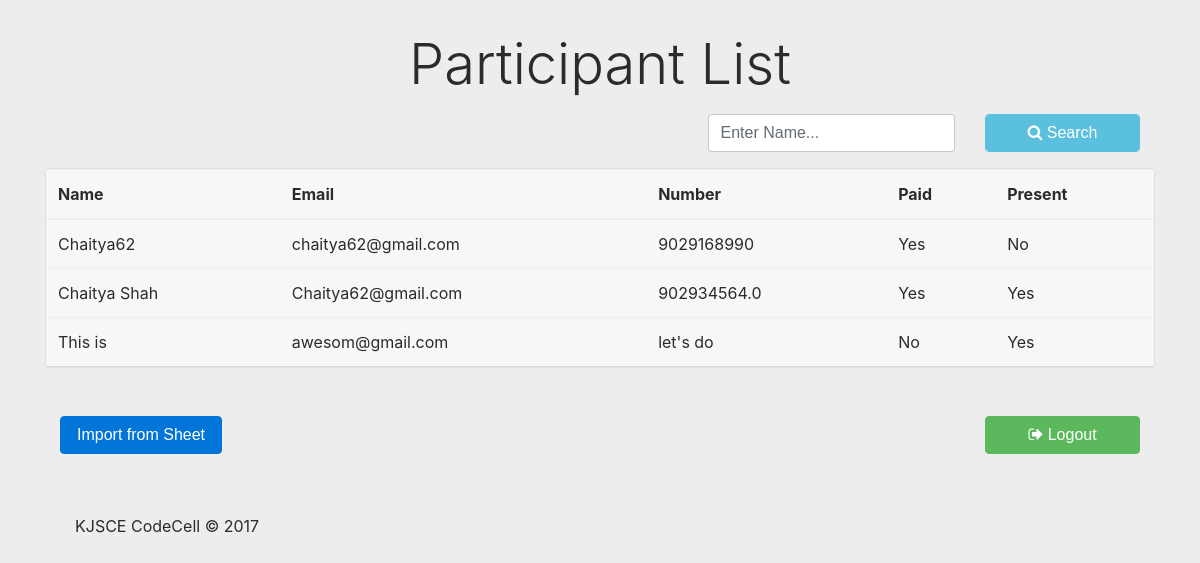
The app's page /register/view/ (signed in) with its own data.
### contestReg/models.py (models this page shows, shortened)
class Participant(models.Model):
	name    = models.CharField(max_length = 250)
	email   = models.EmailField(max_length = 250)
	number  = models.CharField(max_length = 15)
	college = models.CharField(max_length = 250)
	paid    = models.BooleanField(default = False)
	present = models.BooleanField(default = False)

### contestReg/views.py (the view)
# urls.py: url(r'view/$',views.view, name='view'),
def view(request):
	data,q = search(request)
	return render(request,'contestReg/mainView.html',
		{"title": "View", "view": True,"data": data,'q':q})

### contestReg/utils.py (called while the page is built)
def search(request):
	q = request.GET.get('q','')
	q = q.strip()
	if q is not '':
		data = Participant.objects.filter(name__startswith = q);
	else:
		data = Participant.objects.all();
	return data,q

### login/middleWare/auth.py (called while the page is built)
	def __call__(self, request):
		path=request.path_info.lstrip('/')
		url_is_exempt=any(url.match(path) for url in EXEMPT_URLS)
		if url_is_exempt!=True:
			print('checking....')
			if request.session.get('logged',False) is not True:
				print('Redirecting .....')
				return HttpResponseRedirect('/login/')
		response = self.get_response(request)
		return response

### contestReg/templates/contestReg/mainView.html (shortened to what this page needs)
{% extends "contestReg/index.html" %}
{% block content %}
		<br/>
		<div class="container">
			<h1 class="display-4">Participant List</h1>
		</div>
	<div class="container-fluid">
		<form method="get" action="." class="form">
			<div class="row">
				<div class="col-md-7">
				</div>
				<div class="col-md-3 col-sm-12">
					<div class="form-group">
						<input type="text" name="q" value="{{q}}" class="form-control"  placeholder="Enter Name..." />
					</div>
				</div>
				<div class="col-md-2 col-sm-12">
					<div class="form-group">
						<button class=" form-control btn btn-info btn-block" type="submit" value="search"><span class="fa fa-search"></span> Search</button>
					</div>
				</div>
			</div>
		</form>
	</div>
	<div class="card">
		{% include 'contestReg/mainTable.html' %}
	</div>
	<br/><br />
	<div class="container">
	<div class="row">
		<div class="col-md-10">
			<form action="/register/upload">
			<button type="submit" class="btn btn-primary">
				Import from Sheet
			</button>
		</form>
		</div>
		<div class="col-md-2">
			{% include 'login/logout.html' %}
		</div>
	</div>
</div>
{% endblock %}

### contestReg/templates/contestReg/mainTable.html (shortened to what this page needs)
<table class="table table-hover card-header">
		<thead class="">
			<tr class="">
				<th>Name</th>
				<th>Email</th>
				<th>Number</th>
				<th>Paid</th>
				<th>Present</th>
			</tr>
		</thead>
		<tbody>
			{% for entry in data %}
				<tr class="form">
					<td >{{entry.name}}</td>
					<td>{{entry.email}}</td>
					<td>{{entry.number}}</td>
					{% if view %}
					<td>{% if entry.paid %} Yes {% else %} No {% endif %}</td>
					<td>{% if entry.present %} Yes {% else %} No {% endif %}</td>
					{% endif %}
				</tr>
			{% endfor %}
		</tbody>
	</table>

### contestReg/static/css/style.css (style rules this page uses)
body { background-color: rgba(221,221,221,0.5); }
h1 { padding: 10px; text-align: center; }

### records on screen
Participant: name "Chaitya62", email "chaitya62@gmail.com", number "9029168990", paid "Yes", present "No"
Participant: name "Chaitya Shah", email "Chaitya62@gmail.com", number "902934564.0", paid "Yes", present "Yes"
Participant: name "This is", email "awesom@gmail.com", number "let's do", paid "No", present "Yes"
